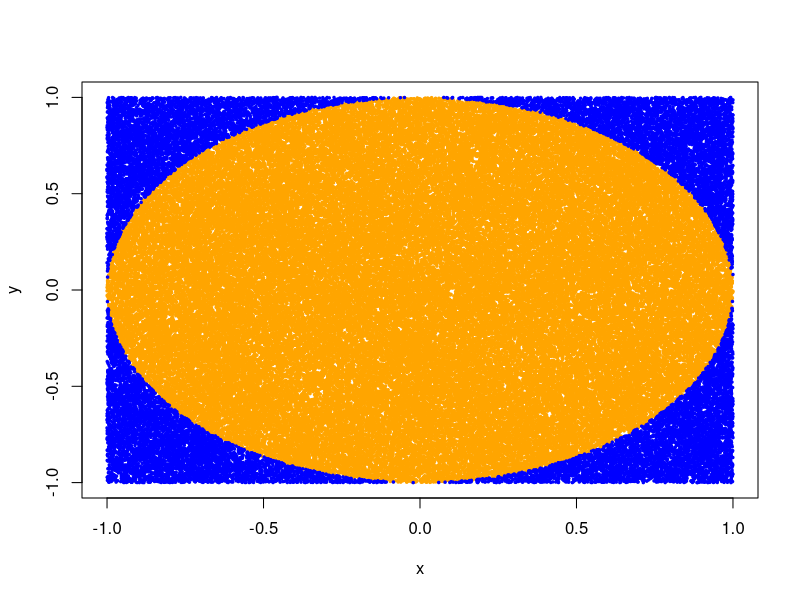

Reproduce this figure in R.
## ---- chunk 1
#Gera um vetor de tamanho #100000 com todos os #campos preenchidos #com um valor entre -1 e 1 
x <- runif(100000,-1,1) 
y <- runif(100000,-1,1) 
## ---- chunk 2
# Circulo de centro na origem (0,0) de raio 1 
circulo <- x^2 + y^2 <= 1 
# O vetor circulo detem valores TRUE se cairam dentro, e FALSE se 
# fora; \# sum( circulo ) soma +1 nos indices TRUE e soma +0 
# nos de valor FALSE 

p <- sum( circulo )/ 100000 
## ---- chunk 3
piresultado <- 4*p 
# piresultado = 3.13988 
plot(x, y, type = "n") 
# Pontos que cairam dentro em laranja 
points(x[ circulo ], y[ circulo ], col = " orange ", pch = 20, cex = 0.5) 
# Pontos que cairam fora em azul 
points(x[! circulo ], y[! circulo ], col = " blue ", pch = 20, cex = 0.5)
